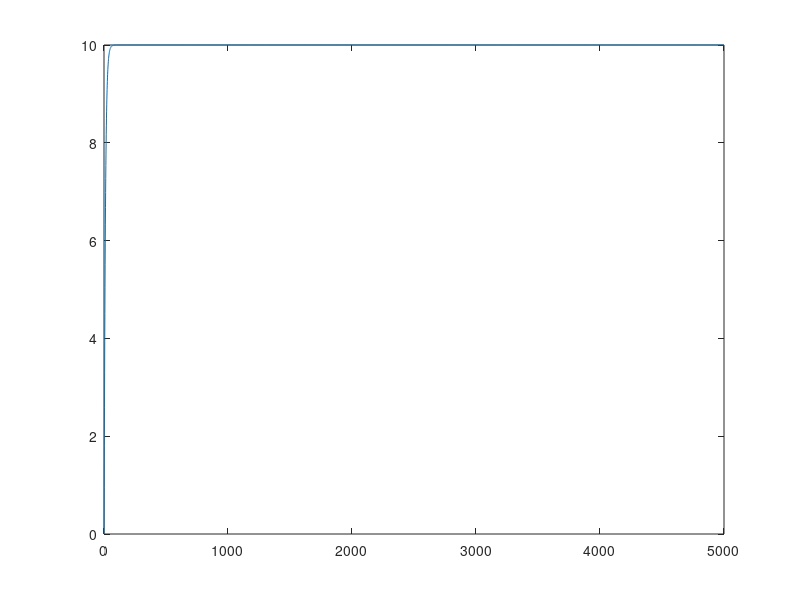

Write MATLAB code to recreate this figure.
Tmax=5000;dt=0.01;
p=1;k=0.1;
T=1:Tmax;
E=zeros(1,Tmax);
E(1,:)=(1-exp(-k*(T-1)))*p/k;%Calculate exact solution of E
plot(1:Tmax,E);